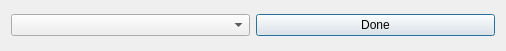
<?xml version="1.0" encoding="UTF-8"?>
<ui version="4.0">
 <class>selectProfileDialog</class>
 <widget class="QDialog" name="selectProfileDialog">
  <property name="geometry">
   <rect>
    <x>0</x>
    <y>0</y>
    <width>506</width>
    <height>51</height>
   </rect>
  </property>
  <property name="windowTitle">
   <string>Select a scan profile</string>
  </property>
  <property name="windowIcon">
   <iconset resource="../../../mainwin.qrc">
    <normaloff>:/images/icons/128x128/nmapsi4.png</normaloff>:/images/icons/128x128/nmapsi4.png</iconset>
  </property>
  <layout class="QHBoxLayout" name="horizontalLayout">
   <item>
    <widget class="QComboBox" name="showProfilesCombo"/>
   </item>
   <item>
    <widget class="QPushButton" name="doneButton">
     <property name="text">
      <string>Done</string>
     </property>
     <property name="icon">
      <iconset resource="../../../mainwin.qrc">
       <normaloff>:/images/images/flag_green.png</normaloff>:/images/images/flag_green.png</iconset>
     </property>
    </widget>
   </item>
  </layout>
 </widget>
 <resources>
  <include location="../../../mainwin.qrc"/>
 </resources>
 <connections/>
</ui>
